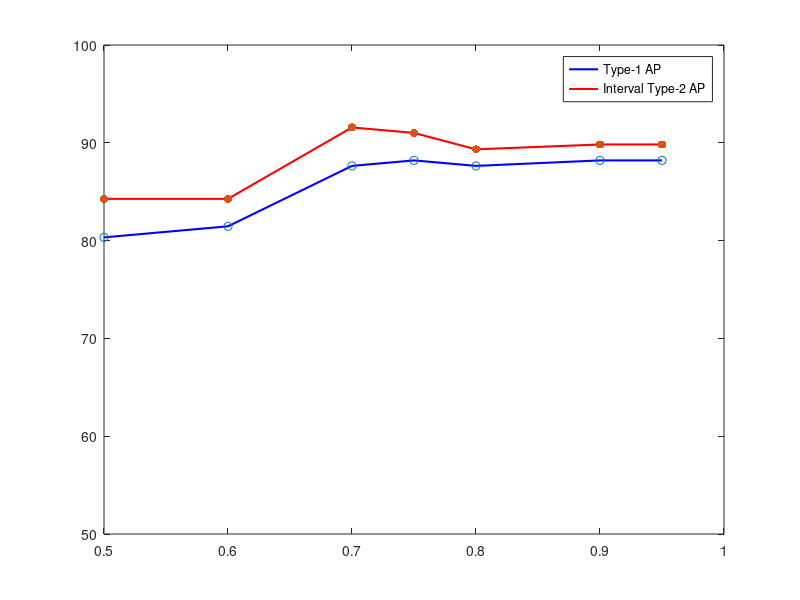

Source code (MATLAB):
lam1=[0.5 0.6 0.7 0.75 0.8 0.9 0.95 ];
acc1=[80.33 81.46 87.64 88.20 87.64 88.20 88.20];

lam2=[0.5 0.6 0.7 0.75 0.8 0.9 0.95];
acc2=[84.27 84.27 91.57 91.01 89.33 89.83 89.83];

clear y label;
box on
hold on 
graph1=plot(lam1,acc1,'blue');
graph2=plot(lam2,acc2,'red');

set(graph1,'LineWidth',1.5);
set(graph2,'LineWidth',1.5);

yticks([50 60 70 80 90 100])
scatter(lam1,acc1,'blue');
scatter(lam2,acc2,'red','filled');

legend('Type-1 AP','Interval Type-2 AP');
ylim([50 100]);
hold off